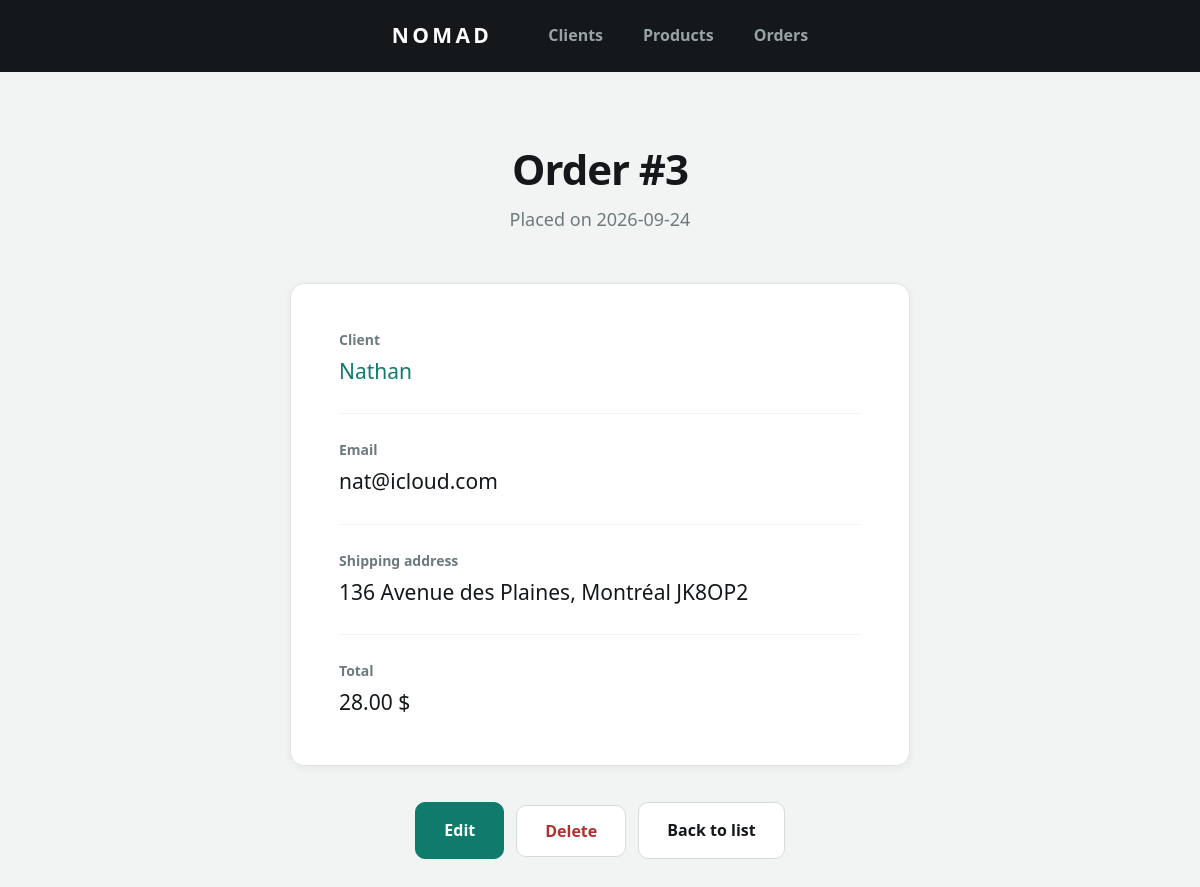
The app's page /order-show.php?id=3, older data.
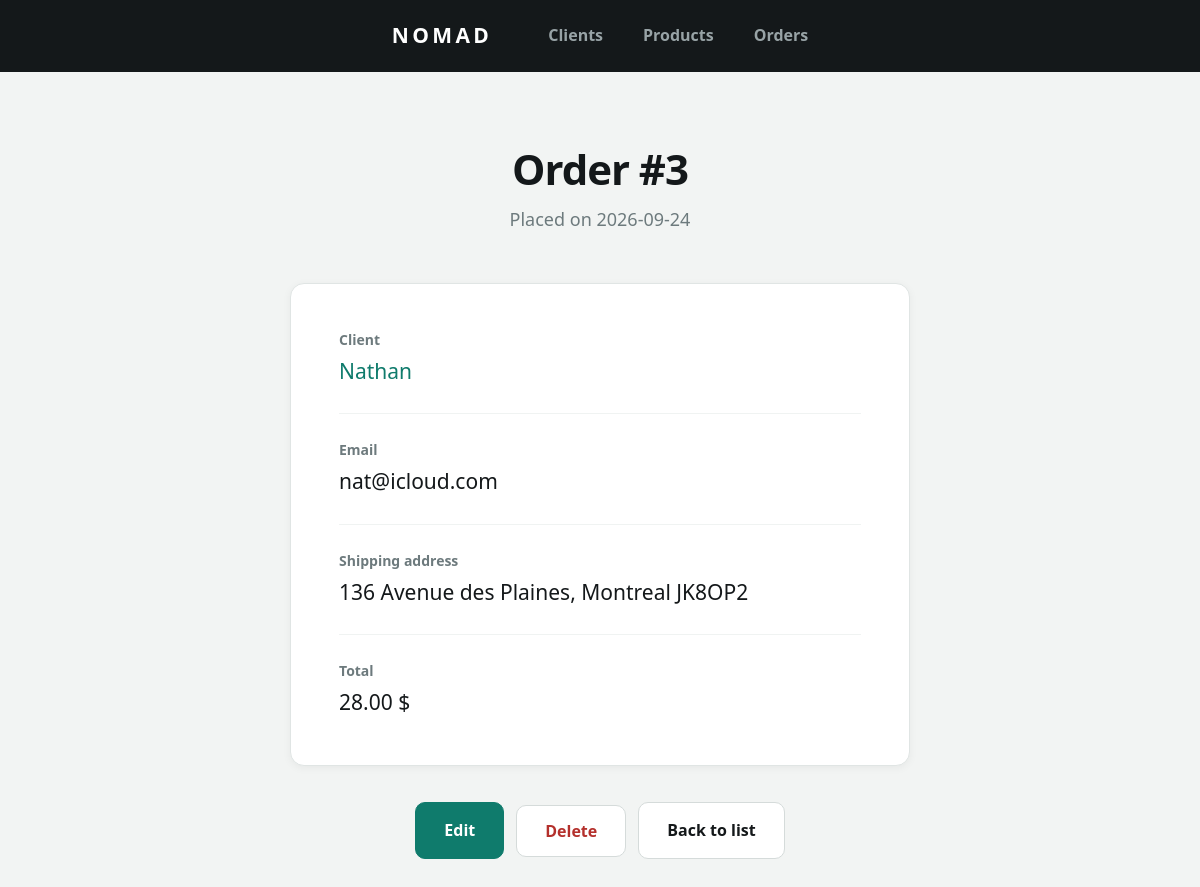
The same page, newer data.
### tables this page shows
CREATE TABLE `client` (
  `id` int NOT NULL,
  `name` varchar(100) NOT NULL,
  `email` varchar(150) NOT NULL,
  `phone` varchar(20) DEFAULT NULL,
  `address` varchar(255) NOT NULL,
  `city` varchar(100) NOT NULL,
  `zip_code` varchar(10) NOT NULL
);

### Classe/CRUD.php (called while the page is built, shortened)
<?php
class CRUD extends PDO {
    public function selectId(string $table, int|string $value, $field = 'id'):bool|array{
        $sql = "SELECT * FROM $table WHERE $field = :$field";
        $stmt = $this->prepare($sql);
        $stmt->bindValue(":$field", $value);
        $stmt->execute();
        $count = $stmt->rowCount();
        if($count == 1){
            return $stmt->fetch();
        }else{
            return false;
        }
    }
}

### order-show.php (the view, shortened to what this page needs)
<?php
$id = $_GET['id'];
require_once('Classe/CRUD.php');
$crud = new CRUD;
$order = $crud->selectId('orders', $id);
$client = $crud->selectId('client', $order['client_id']);
?>
<!DOCTYPE html>
<html lang="en">
<head>
    <link rel="stylesheet" href="css/style.css">
</head>
<body>
    <?php require_once('nav.php'); ?>
    <main class="page">
        <h1 class="page__title">Order #<?= $order['id']; ?></h1>
        <p class="page__subtitle">Placed on <?= $order['order_date']; ?></p>
        <div class="card">
            <span class="card__label">Client</span>
            <span class="card__value">
                <a href="client-show.php?id=<?= $client['id']; ?>"><?= $client['name']; ?></a>
            </span>
            <span class="card__label">Email</span>
            <span class="card__value"><?= $client['email']; ?></span>
            <span class="card__label">Shipping address</span>
            <span class="card__value"><?= $client['address']; ?>, <?= $client['city']; ?> <?= $client['zip_code']; ?></span>
            <span class="card__label">Total</span>
            <span class="card__value"><?= $order['total']; ?> $</span>
        </div>
        <div class="page__actions">
            <a href="order-edit.php?id=<?= $order['id']; ?>" class="btn btn--primary">Edit</a>
            <form action="order-delete.php" method="post">
                <input type="submit" value="Delete" class="btn btn--danger">
            </form>
            <a href="order-index.php" class="btn">Back to list</a>
        </div>
    </main>
</body>
</html>

Row changes from the older to the newer data that the page shows:
changed client "Nathan": city "Montréal" → "Montreal"
